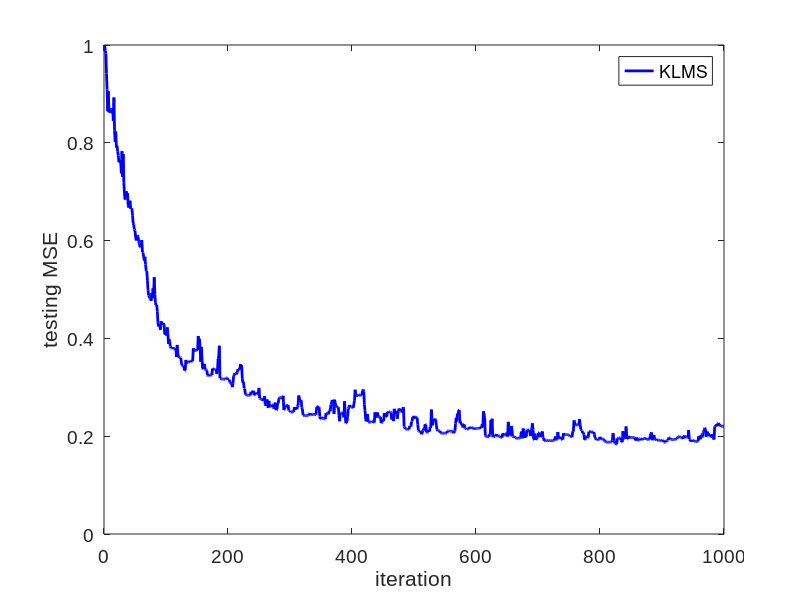

This figure's MATLAB source:
clear all,
close all
clc
%time delay (embedding) length
TD = 5;
D = 2;
h = .1;%kernel size

u = randn(1,2500)>0;% Generate binary data
u = 2*u-1;

% Nonlinear channel
z = u+0.5*[0,u(1:end-1)];
% Channel noise
ns = 0.4*randn(1,length(u));
% Ouput of the nonlinear channel
y = z - 0.9*z.^2 + ns;

%data size
N_tr = 1000;
N_te = 50;

%data embedding
X = zeros(TD,N_tr);
for k=1:N_tr
    X(:,k) = y(k:k+TD-1)';
end
% Test data
X_te = zeros(TD,N_te);
for k=1:N_te
    X_te(:,k) = y(k+N_tr:k+TD-1+N_tr)';
end

% Desired signal
T = zeros(N_tr,1);
for ii=1:N_tr
    T(ii) = u(D+ii);
end

T_te = zeros(N_te,1);
for ii=1:N_te
    T_te(ii) = u(D+ii+N_tr);
end

mse_te = zeros(1,N_tr);
mse_te_k = zeros(1,N_tr);

lr_k = .2;
%init
e_k = zeros(N_tr,1);
y = zeros(N_tr,1);
y_te = zeros(N_te,1);
% n=1 init
e_k(1) = T(1);
y(1) = 0;
mse_te_k(1) = mean(T_te.^2);
% start
for n=2:N_tr
    %training
    ii = 1:n-1;
    y(n) = lr_k*e_k(ii)'*(exp(-sum((X(:,n)*ones(1,n-1)-X(:,ii)).^2)*h))';
    
    e_k(n) = T(n) - y(n);
    
    %testing
    y_te = zeros(N_te,1);
    for jj = 1:N_te
        ii = 1:n;
        y_te(jj) = lr_k*e_k(ii)'*(exp(-sum((X_te(:,jj)*ones(1,n)-X(:,ii)).^2)*h))';
    end
    err = T_te - y_te;
    mse_te_k(n) = mean(err.^2);
end

figure
plot(mse_te_k,'b-','LineWidth',2)
hold on
%
set(gca, 'FontSize', 14);
set(gca, 'FontName', 'Arial');

legend('KLMS')
xlabel('iteration')
ylabel('testing MSE')